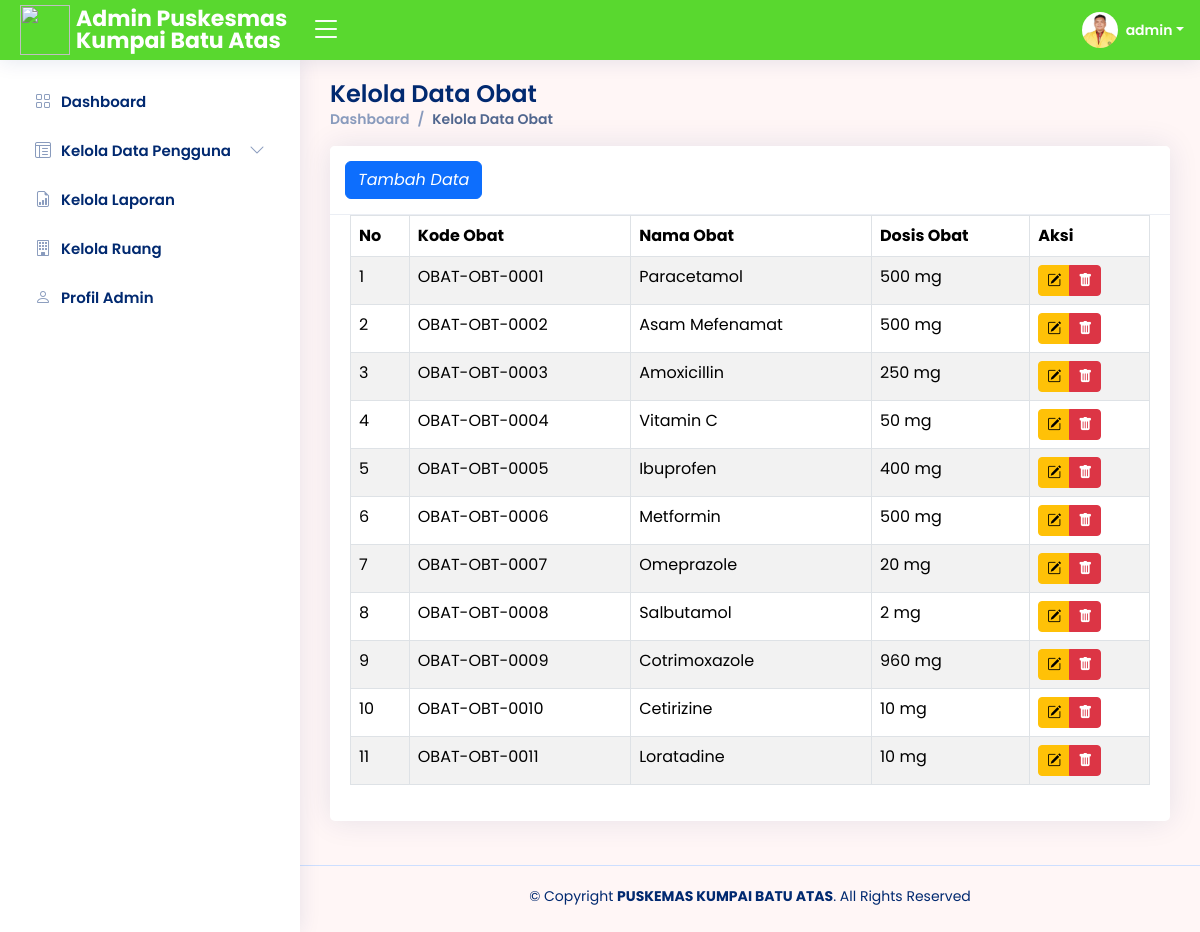
/adm/Kelola_Apoteker/tabel-obat.php (signed in), run on the app's committed database.
### tables this page shows
CREATE TABLE `obat` (
  `kode_obat` varchar(20) NOT NULL,
  `nama_obat` varchar(100) NOT NULL,
  `dosis_obat` varchar(100) NOT NULL,
  `keterangan_obat` varchar(100) NOT NULL,
  `stok_obat` int(11) NOT NULL DEFAULT 0,
  `satuan` varchar(50) NOT NULL,
  `tgl_kadaluarsa` date NOT NULL,
  `minimum_stok` int(20) NOT NULL
);

### adm/Kelola_Apoteker/tabel-obat.php (the view, shortened to what this page needs)
<?php
require 'function-obat.php';
?>
<!DOCTYPE html>
<html lang="en">
<head>
  <?php
  include '../link.php';
  ?>
</head>
<body>
  <?php
  include '../header.php';
  include '../siderbar.php';
  ?>
  <main id="main" class="main">
    <div class="pagetitle">
      <h1>Kelola Data Obat</h1>
      <nav>
        <ol class="breadcrumb">
          <li class="breadcrumb-item"><a href="../Dashboard/index.php">Dashboard</a></li>
          <li class="breadcrumb-item active">Kelola Data Obat</li>
        </ol>
      </nav>
    </div>
    <div class="card mb-4">
      <div class="card-header">
        <button type="button" class="btn btn-primary" data-bs-toggle="modal" data-bs-target="#ExtralargeModal">
          <i class="fa fa-plus">
            Tambah Data
          </i></button>
      </div>
      <div class="card-body">
        <div class="table-responsive">
          <table class="table datatable table-striped table-bordered" id="dataTable" width="100%" cellspacing="0">
            <thead>
              <tr>
                <th>No</th>
                <th>Kode Obat</th>
                <th>Nama Obat</th>
                <th>Dosis Obat</th>
                <th>Aksi</th>
              </tr>
            </thead>
            <tbody>
              <?php
              $ambilsemuahasil = mysqli_query($conn, "SELECT * FROM obat");
              $i = 1;
              while ($data = mysqli_fetch_array($ambilsemuahasil)) {
                $ido = $data['kode_obat'];
                $nama_obat = $data['nama_obat'];
                $dosis_obat = $data['dosis_obat'];
              ?>
                <tr>
                  <td><?= $i++; ?></td>
                  <td>OBAT-<?= $ido; ?></td>
                  <td><?= $nama_obat; ?></td>
                  <td><?= $dosis_obat; ?></td>
                  <td>
                    <div class="btn-group" role="group" aria-label="Basic example">
                      <button type="button" class="btn btn-warning btn-sm" data-bs-toggle="modal" data-bs-target="#updateobat<?= $ido; ?>"><i class="bi bi-pencil-square"></i></button>
                      <button type="button" class="btn btn-danger btn-sm" data-bs-toggle="modal" data-bs-target="#deleteobat<?= $ido; ?>"><i class=" bi bi-trash-fill"></i></button>
                    </div>
                  </td>
                </tr>
              <?php
              };
              ?>
            </tbody>
          </table>
        </div>
      </div>
    </div>
  </main>
  <?php
  include '../footer.php';
  ?>
</body>
</html>

### adm/header.php (shortened to what this page needs)
<?php
include "../../koneksi.php";
?>
<header id="header" class="header fixed-top d-flex align-items-center">
  <div class="d-flex align-items-center justify-content-between">
    <a href="index.php" class="logo d-flex align-items-center">
      <img src="../img/logo_pkm.jpg" width="50" height="50">
      <span class="d-none d-lg-block">Admin Puskesmas Kumpai Batu Atas</span>
    </a>
    <i class="bi bi-list toggle-sidebar-btn collapsed"></i>
  </div>
  <nav class="header-nav ms-auto">
    <?php
    $id_adm = $_SESSION['admin_id'];
    $tampiladmin = mysqli_query($conn, "SELECT * FROM admin WHERE id_admin='$id_adm'");
    while ($data = mysqli_fetch_array($tampiladmin)) :
    ?>
      <ul class="d-flex align-items-center">
        <li class="nav-item dropdown pe-3">
          <a class="nav-link nav-profile d-flex align-items-center pe-0" href="#" data-bs-toggle="dropdown">
            <img src="../Profil_Admin/img/<?php echo $data['foto_admin']; ?>" alt="<?php echo $data['foto_admin']; ?>" class="rounded-circle">
            <span class="d-none d-md-block dropdown-toggle ps-2"><?php echo $data['username_admin']; ?></span>
          </a>
        </li>
      </ul>
    <?php
    endwhile;
    ?>
  </nav>
</header>

### adm/assets/css/style5.css (style rules this page uses)
:root { scroll-behavior: smooth; }
body { font-family: "Open Sans", sans-serif; background: #fff6f6; color: #444444; }
a { color: #4154f1; text-decoration: none; }
h1, h2, h3, h4, h5, h6 { font-family: "Nunito", sans-serif; }
#main { margin-top: 60px; padding: 20px 30px; transition: all 0.3s; }
.pagetitle { margin-bottom: 10px; }
.pagetitle h1 { font-size: 24px; margin-bottom: 0; font-weight: 600; color: #012970; }
.card { margin-bottom: 30px; border: none; border-radius: 5px; box-shadow: 0px 0 30px rgba(1, 41, 112, 0.1); }
.card-header, .card-footer { border-color: #ebeef4; background-color: #ffffff; color: #798eb3; padding: 15px; }
.card-body { padding: 0 20px 20px 20px; }
.breadcrumb { font-size: 14px; font-family: "Nunito", sans-serif; color: #899bbd; font-weight: 600; }
.breadcrumb a { color: #899bbd; transition: 0.3s; }
.breadcrumb .breadcrumb-item::before { color: #899bbd; }
.breadcrumb .active { color: #51678f; font-weight: 600; }
.logo { line-height: 1; }
@media (min-width: 1200px) { .logo { width: 280px; } }
.logo img { margin-right: 6px; }
.logo span { font-size: 22px; font-weight: 700; color: #ffffff; font-family: "Nunito", sans-serif; }
.header { transition: all 0.5s; z-index: 997; height: 60px; box-shadow: 0px 2px 20px rgba(1, 41, 112, 0.1); background-color: #59d82f; padding-left: 20px; }
.header .toggle-sidebar-btn { font-size: 32px; padding-left: 10px; cursor: pointer; color: #ffffff; }
.header-nav ul { list-style: none; }
.header-nav>ul { margin: 0; padding: 0; }
.header-nav .nav-profile { color: #ffffff; }
.header-nav .nav-profile img { max-height: 36px; }
.header-nav .nav-profile span { font-size: 14px; font-weight: 600; }
@media (min-width: 1200px) { #main, #footer { margin-left: 300px; } }
body, h1, h2, h3, h4, h5, h6, p, a, span, td, th, label, input, button, select, .breadcrumb, .card-title, .card-text { font-family: 'Poppins', sans-serif !important; }

### data on the page
obat: kode_obat "OBT-0001", nama_obat "Paracetamol", dosis_obat "500 mg"
obat: kode_obat "OBT-0002", nama_obat "Asam Mefenamat", dosis_obat "500 mg"
obat: kode_obat "OBT-0003", nama_obat "Amoxicillin", dosis_obat "250 mg"
obat: kode_obat "OBT-0004", nama_obat "Vitamin C", dosis_obat "50 mg"
obat: kode_obat "OBT-0005", nama_obat "Ibuprofen", dosis_obat "400 mg"
obat: kode_obat "OBT-0006", nama_obat "Metformin", dosis_obat "500 mg"
obat: kode_obat "OBT-0007", nama_obat "Omeprazole", dosis_obat "20 mg"
obat: kode_obat "OBT-0008", nama_obat "Salbutamol", dosis_obat "2 mg"
obat: kode_obat "OBT-0009", nama_obat "Cotrimoxazole", dosis_obat "960 mg"
obat: kode_obat "OBT-0010", nama_obat "Cetirizine", dosis_obat "10 mg"
obat: kode_obat "OBT-0011", nama_obat "Loratadine", dosis_obat "10 mg"

### other printed values
$data['username_admin'] "admin"
